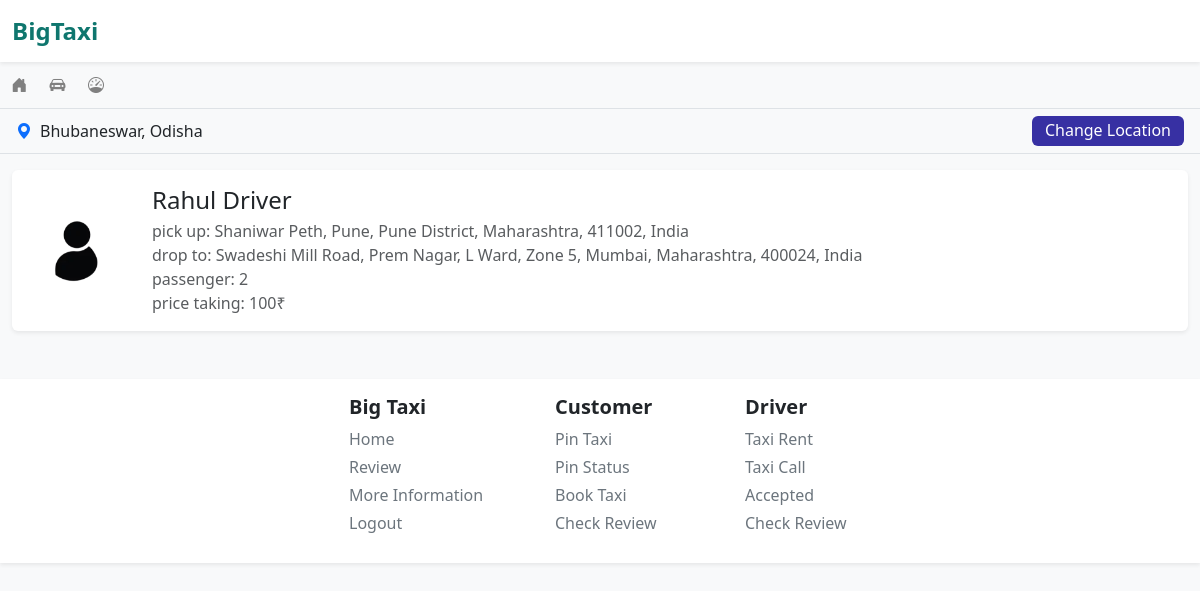
/home/in/ (signed in), run on the app's committed database.
### Users/models.py (models this page shows, shortened)
class usersDataModel(models.Model):
    UserG = [
        ('Male', 'Male'),
        ('Female', 'Female'),
        ('Other', 'Other'),
        ('Not Check', 'Not Check'),
    ]
    UserC = [
        ('Developer', 'Developer'),
        ('Customer', 'Customer'),
        ('Driver', 'Driver'),
    ]
    ULink = models.ForeignKey(User, on_delete=models.CASCADE)
    UserCode = models.CharField(max_length=100, default='BIGTAXICODE1006463')
    UserCategory = models.CharField(choices=UserC, default='Customer')
    UserMobileNo = models.CharField(max_length=11)
    UserGender = models.CharField(max_length=100, default='Not Check')
    UserAge = models.CharField(max_length=3, default='')
    UserState = models.CharField(max_length=100, default='')
    UserCity = models.CharField(max_length=100, default='')
    UserPincode = models.CharField(max_length=20, default='')
    UserAddress = models.CharField(max_length=200, default='')
    UserPass = models.CharField(max_length=1000, default='password')
    CouponCode = models.CharField(max_length=50, null=True, blank=True)
    UProfileImage = models.ImageField(upload_to='profile/main/', default='profile/default/default.png')
    UProfileName = models.CharField(max_length=1000, default='BiXTaxi User')
    description = models.CharField(max_length=5000, default='No Description!')
    totalTripCount = models.IntegerField(default=0)
    dangerTripCount = models.IntegerField(default=0)

### taxi_app/models.py (models this page shows, shortened)
class PinTaxiAvailable(models.Model):
    run = [('not', 'not'),('yes', 'yes')]
    taxiAvaId = models.CharField(max_length=50)
    taxiCity = models.CharField(max_length=500)
    customerId = models.ForeignKey(usersDataModel, on_delete=models.CASCADE)
    currentLocation = models.CharField(max_length=2000)
    toLocation = models.CharField(max_length=2000, default='No Area Found!')
    taxiPassenger = models.IntegerField(default=1)
    pincode = models.CharField(max_length=20, default=' ')
    couponCodeWas = models.CharField(max_length=100, default='Customer Not Have Coupon')
    taxiDate = models.DateField(auto_now_add=True)
    taxiTime = models.TimeField(auto_now_add=True)
    taxiDateAndTimeByUser = models.CharField(max_length=100, default='none')
    priceOfTravel = models.IntegerField(default=0)
    driverCode = models.CharField(max_length=100, default='DRIVERCODE')
    runningStatus = models.CharField(max_length=100, choices=run, default='not')

### taxi_app/views.py (the view, shortened to what this page needs)
# urls.py: path('in/', views.HomePageForTaxiAppViewFunction, name='home'),
def HomePageForTaxiAppViewFunction(request):
    DataOfPinTaxiLst = []; newLstOfDPTL = []; showError = []
    if request.user.is_authenticated:
        dataFromNavBar = navbar(request)
        city = dataFromNavBar.get("userModelDataCityis"); state = dataFromNavBar.get("userModelDataStateis"); userCategory = dataFromNavBar.get('userCategoryis'); userBarCode = dataFromNavBar.get('userBarCodeAccessis')
        SNDP_ObjectLst = SaveNotificaionDeletePin.objects.all()
        for DataInSNDP in SNDP_ObjectLst:
            if userBarCode == DataInSNDP.userCode:
                messages.success(request, f"{DataInSNDP.text}")
                DataInSNDP.delete()
    else: city = request.session.get('userDataCityis', 'defaultCity'); state = request.session.get('userDataStateis', 'defaultState')
    DataOfPinTaxiLst = PinTaxiAvailable.objects.filter(taxiCity=city)
    if not DataOfPinTaxiLst: DataOfPinTaxiLst = PinTaxiAvailable.objects.filter(currentLocation__icontains=state)
    if DataOfPinTaxiLst:
        showError = [1 if ReportDriverInPinTaxi.objects.filter(pinBarCode=PinTaxiAvailable.objects.get(taxiAvaId=i.taxiAvaId)).last() else 0 for i in DataOfPinTaxiLst]
        newLstOfDPTL = [(i.customerId.UProfileImage, i.customerId.UProfileName or 'BigTaxi Customer') for i in DataOfPinTaxiLst] if DataOfPinTaxiLst else []
    newDataOfBoth = zip(DataOfPinTaxiLst, newLstOfDPTL, showError)
    context = { 'DataOfPinTaxiLst': newDataOfBoth, 'city' : city.title(), 'state' : state.title() }
    return render(request, 'main/home.html', context)

### templates/main/home.html (shortened to what this page needs)
{% extends 'base.html' %} {% load static %} {% block body %}
<form method="POST" action="" class="w-100">
  <div
    class="bg-light border-bottom d-flex justify-content-between align-items-center px-3 py-2"
    style="height: 45px"
  >
    <div class="d-flex align-items-center mt-1 mb-1">
      <i class="bi bi-geo-alt-fill text-primary me-2"></i>
      <span id="current-location-text" class="fw-medium">{{ city }}, {{ state }}</span>
    </div>
    <div class="d-flex align-items-center gap-2 mt-1 mb-1">
      {% if user.is_authenticated %}
        <button type="button" class="btn buttonLocation height-to-button-location" id="change-location-btn">
          <span class="text-inside-location-button">
            Change Location
          </span>
        </button>
      {% else %}
        <a href="{% url 'taxi_app:lan' %}" class="btn btn-danger height-to-button-location">
          <span class="text-inside-location-button">
            Change Location
          </span>
        </a>
      {% endif %}
    </div>
  </div>
</form>
{% if DataOfPinTaxiLst %}
  {% for DPT, SEC, THRD in DataOfPinTaxiLst %}
  <div class="container-xxl my-3">
    <div
      class="bg-white shadow-sm rounded p-3 d-flex align-items-center flex-wrap flex-md-nowrap"
    >
      <div class="me-4 mb-3 mb-md-0">
        <img
          src="/media/{{ SEC.0 }}"
          alt="User Profile"
          class="rounded-circle"
          style="width: 100px; height: 100px; object-fit: cover; background-color: white;"
        />
      </div>
      <div class="me-auto">
        <h4 class="mb-1">{{ SEC.1 }}</h4>
        <p class="text-muted mb-0">pick up: {{ DPT.currentLocation|truncatewords:16 }}</p>
        <p class="text-muted mb-0">drop to: {{ DPT.toLocation|truncatewords:16 }}</p>
        <p class="text-muted mb-0">passenger: {{ DPT.taxiPassenger }}</p>
        {% if userCategoryis == 'Driver' %}
          <p class="text-muted mb-0">date & time: {{ DPT.taxiDateAndTimeByUser }}</p>
        {% else %}
          <p class="text-muted mb-0">price taking: {{ DPT.priceOfTravel }}₹</p>
        {% endif %}
      </div>
    </div>
  </div>
  {% endfor %}
{% else %}
<div class="container mt-5">
  <div class="alert text-center" id="else-block-driver">
    There No Pin Taxi Available for This Location : {{ city }}, {{ state }}
  </div>
</div>
{% endif %}
{% endblock %}

### templates/main/home.html (style rules this page uses)
.height-to-button-location { height: 30px !important; }
.text-inside-location-button { position: relative; top: -5px; }
.buttonLocation { background-color: #3730a3 !important; color: white; }

### data on the page
usersDataModel: UserState "Odisha"
PinTaxiAvailable: UProfileImage (placeholder picture), UProfileName "Rahul Driver", currentLocation "Shaniwar Peth, Pune, Pune District, Maharashtra, 411002, India", toLocation "Swadeshi Mill Road, Prem Nagar, L Ward, Zone 5, Mumbai, Maharashtra, 400024, India", taxiPassenger "2", priceOfTravel "100"

### other printed values
{{ city }} "Bhubaneswar"
